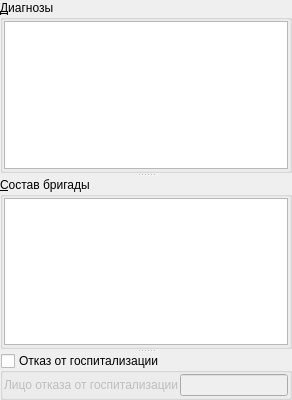
             <widget class="QSplitter" name="splitter">
              <property name="orientation">
               <enum>Qt::Vertical</enum>
              </property>
              <property name="childrenCollapsible">
               <bool>false</bool>
              </property>
              <widget class="QGroupBox" name="grplFinalDiagnostics">
               <property name="title">
                <string>&amp;Диагнозы</string>
               </property>
               <layout class="QGridLayout" name="gridLayout_3">
                <property name="margin">
                 <number>1</number>
                </property>
                <property name="spacing">
                 <number>1</number>
                </property>
                <item row="0" column="0">
                 <widget class="CInDocTableView" name="tblFinalDiagnostics"/>
                </item>
               </layout>
              </widget>
              <widget class="QGroupBox" name="groupBox">
               <property name="title">
                <string>&amp;Состав бригады</string>
               </property>
               <layout class="QGridLayout" name="gridLayout_5">
                <property name="margin">
                 <number>1</number>
                </property>
                <property name="spacing">
                 <number>1</number>
                </property>
                <item row="0" column="0">
                 <widget class="CInDocTableView" name="tblPersonnel"/>
                </item>
               </layout>
              </widget>
              <widget class="QGroupBox" name="grpRenunOfHospital">
               <property name="sizePolicy">
                <sizepolicy hsizetype="Preferred" vsizetype="Maximum">
                 <horstretch>0</horstretch>
                 <verstretch>0</verstretch>
                </sizepolicy>
               </property>
               <property name="title">
                <string>Отказ от госпитализации</string>
               </property>
               <property name="checkable">
                <bool>true</bool>
               </property>
               <property name="checked">
                <bool>false</bool>
               </property>
               <layout class="QGridLayout" name="gridLayout_4">
                <property name="margin">
                 <number>1</number>
                </property>
                <property name="spacing">
                 <number>1</number>
                </property>
                <item row="0" column="0">
                 <widget class="QLabel" name="lblFaceRenunOfHospital">
                  <property name="enabled">
                   <bool>false</bool>
                  </property>
                  <property name="text">
                   <string>Лицо отказа от госпитализации</string>
                  </property>
                  <property name="buddy">
                   <cstring>edtFaceRenunOfHospital</cstring>
                  </property>
                 </widget>
                </item>
                <item row="0" column="1">
                 <widget class="QLineEdit" name="edtFaceRenunOfHospital">
                  <property name="enabled">
                   <bool>false</bool>
                  </property>
                 </widget>
                </item>
               </layout>
              </widget>
             </widget>
